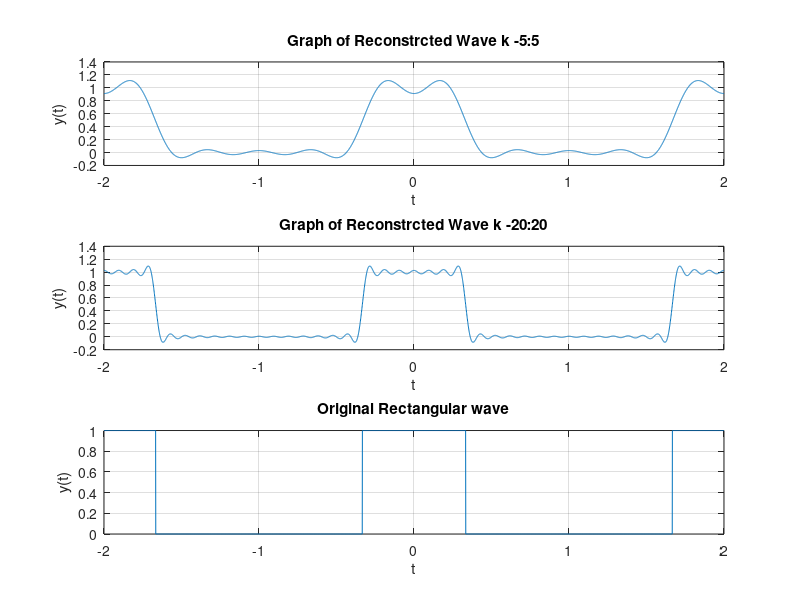

MATLAB code to generate this figure:
%Q2
T=2;
p = T/3;
t = -2 : 0.001 : 2;
yt = 0;

%forloop
for k=-5:1:5
    yk=(p/T)*sinc(k*p/T);
    yt=yt+yk*exp(1i*k*2*pi*t/T);
end

subplot(3,1,1);
plot(t,real(yt));
grid;
title('Graph of Reconstrcted Wave k -5:5');
xlabel('t');
ylabel('y(t)');
yt=0;

for k=-20:1:20
    yk=(p/T)*sinc(k*p/T);
    yt=yt+yk*exp(1i*k*2*pi*t/T);
end

subplot(3,1,2);
plot(t,real(yt));
grid;
title('Graph of Reconstrcted Wave k -20:20');
xlabel('t');
ylabel('y(t)');
yt=0;

%orig.

k=-2:1:2;
y_o = pulstran(t/p,k*T/p, 'rectpuls');
subplot(3,1,3);
plot(t,y_o);
grid;
title('Original Rectangular wave');
xlabel('t');
ylabel('y(t)');